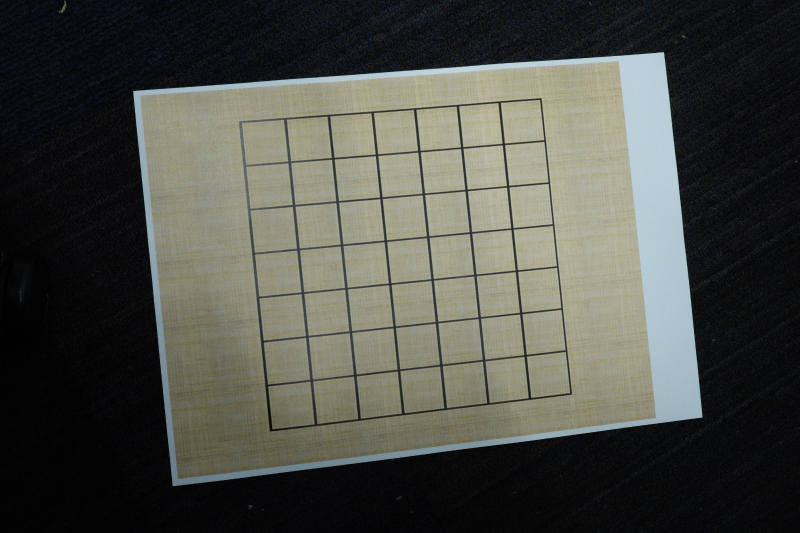
#> input picture 1.jpg, 1600 x 1066 px, given in place of the camera (shown at 1/2 size)
$ python findInputConstraintsForCam.py
#> lines starting #> are read from the running program, lines starting #| are printed output that depends on the picture; after the words box and inside, x2 and y2 are one past the last pixel; in counts of white or black regions, pixels touching at a corner belong together
import cv2
import numpy as np

CAM_INDEX = 1

WINDOW_ORIGINAL = "Original"
WINDOW_GRAY = "Gray"
WINDOW_TRESH = "Tresh"
WINDOW_TRANSFORMED = "Transformed"
WINDOW_CROPPED = "Cropped"

cv2.namedWindow(WINDOW_ORIGINAL)
cv2.namedWindow(WINDOW_GRAY)
cv2.namedWindow(WINDOW_TRESH)
cv2.namedWindow(WINDOW_TRANSFORMED)
cv2.namedWindow(WINDOW_CROPPED)

cv2.moveWindow(WINDOW_ORIGINAL, 0, 0)
cv2.moveWindow(WINDOW_GRAY, 400, 0)
cv2.moveWindow(WINDOW_TRESH, 800, 0)
cv2.moveWindow(WINDOW_TRANSFORMED, 0, 330)
cv2.moveWindow(WINDOW_CROPPED, 399, 330)

# [40 lines left out: function perspectiveTransform, not called in this run]

def imagePerspectiveTransform(frame, thresh):
    cnts = cv2.findContours(thresh, cv2.RETR_EXTERNAL, cv2.CHAIN_APPROX_SIMPLE)
    cnts = cnts[0] if len(cnts) == 2 else cnts[1]

    for c in cnts:
            area = cv2.contourArea(c)
            peri = cv2.arcLength(c, True)
            approx = cv2.approxPolyDP(c, 0.015 * peri, True)

            # For finding a proper area constraint after changing input image's resolution or the board size.
            if len(approx) == 4:
                print("Current area is " + str(area) + ".")

            # Comment out this if the constraint is not determined yet
            if 60000 < area < 100000 and len(approx) == 4:
                transformed = perspectiveTransform(frame, approx)
                return cv2.resize(transformed, (300, 300))

            return None

capture = cv2.VideoCapture(CAM_INDEX)

if capture.isOpened():
    captureVal, frame = capture.read()
#> frame is the input picture: shape (1066, 1600, 3); mean B, G, R 70.7, 77.6, 76.4
else:
    captureVal = False
    print("Cannot open the camera of index " + str(CAM_INDEX) + ".")

while captureVal:
    gray = cv2.cvtColor(frame, cv2.COLOR_BGR2GRAY)
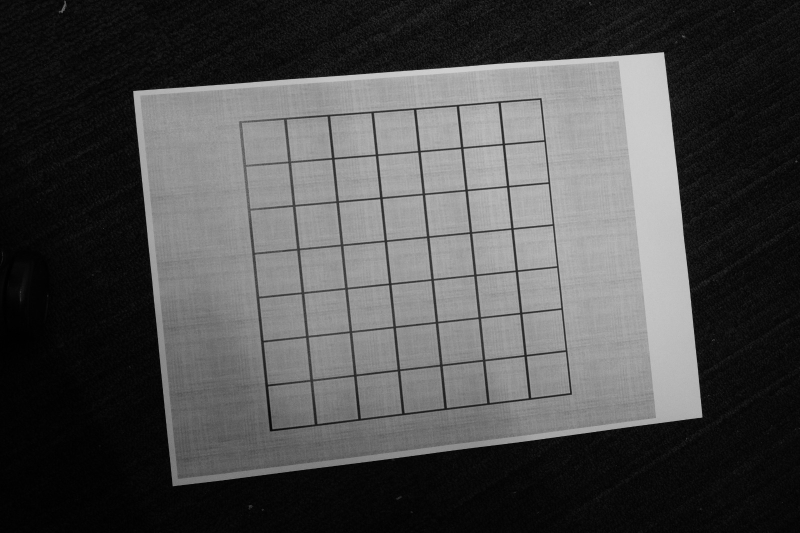
#> gray: shape (1066, 1600) (shown at 1/2 size); min 0, max 212, mean 76.4
    thresh = cv2.threshold(gray,40,255, cv2.THRESH_BINARY_INV)[1]
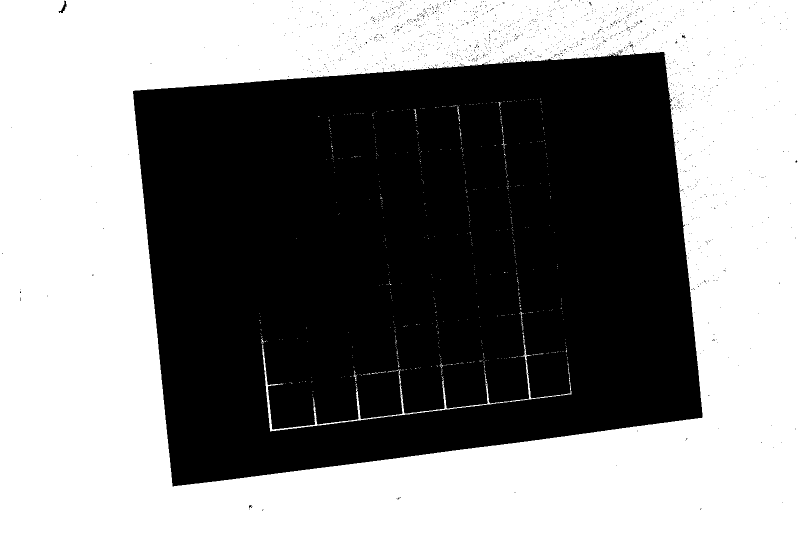
#> thresh: shape (1066, 1600) (shown at 1/2 size); 52.1% white; 1525 black regions (1520 under 20 px)

    frame = cv2.resize(frame, (400, 300))
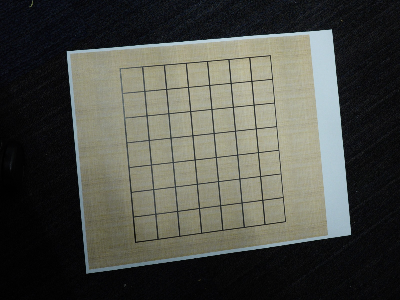
#> frame: shape (300, 400, 3); mean B, G, R 70.6, 77.5, 76.2
    gray = cv2.resize(gray, (400, 300))
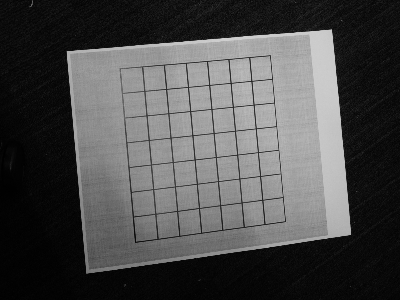
#> gray: shape (300, 400); min 0, max 208, mean 76.3
    thresh = cv2.resize(thresh, (400, 300))
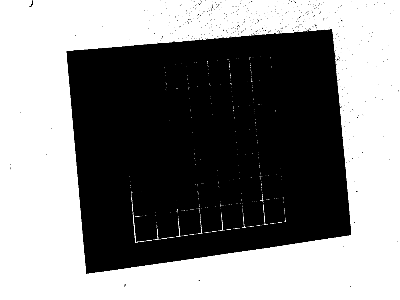
#> thresh: shape (300, 400); min 0, max 255, mean 132.9

    transformed = imagePerspectiveTransform(frame, thresh)
#> in imagePerspectiveTransform, `cnts = cv2.findContours(thresh, cv2.RETR_EXTERNAL, cv2.CHAIN_APPROX_SI..`: cnts = 1 contour; box (x1, y1, x2, y2) and area: (0, 0, 400, 300) 119301
#> in imagePerspectiveTransform, `cnts = cnts[0] if len(cnts) == 2 else cnts[1]`: cnts = [[[0, 0], [0, 299], [399, 299], [399, 0]]]
#> the loop in imagePerspectiveTransform, `for c in cnts:` made 1 pass
#> (area, peri, approx) on pass 1: (119301, 1396, [[0, 0], [0, 299], [399, 299], [399, 0]])
#| Current area is 119301.0.

    cv2.imshow(WINDOW_ORIGINAL, frame)
    cv2.imshow(WINDOW_GRAY, gray)
    cv2.imshow(WINDOW_TRESH, thresh)

    # Comment out this if the constraint is not determined yet
    if transformed is not None:
        # Determine how much should be cropped
        cropped = transformed[5:295, 5:295]
        cropped = cv2.resize(cropped, (300, 300))
        cv2.imshow(WINDOW_TRANSFORMED, transformed)
        cv2.imshow(WINDOW_CROPPED, cropped)

    captureVal, frame = capture.read()

    if cv2.waitKey(1) == 27: break # Exit on ESC
#> (key Esc is pressed here)

cv2.destroyAllWindows()

$ run again, on 2.jpg
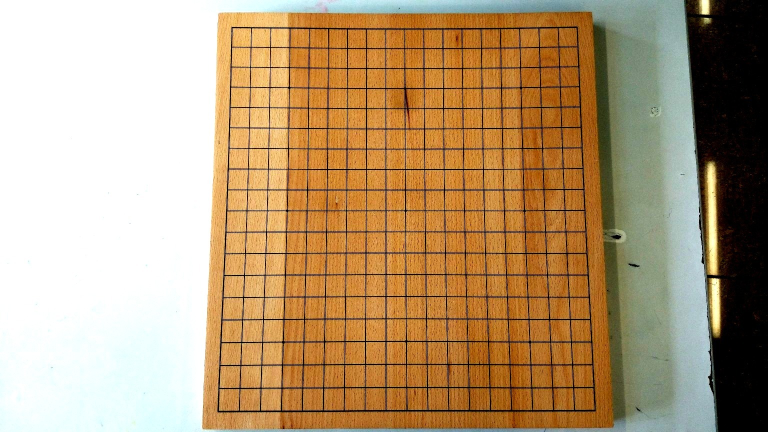
#> input picture 2.jpg, 1536 x 864 px, given in place of the camera (shown at 1/2 size)
#> frame is the input picture: shape (864, 1536, 3); mean B, G, R 117.6, 153.6, 181.1
#> `thresh = cv2.threshold(gray,40,255, cv2.THRESH_BINARY_INV)[1]`:
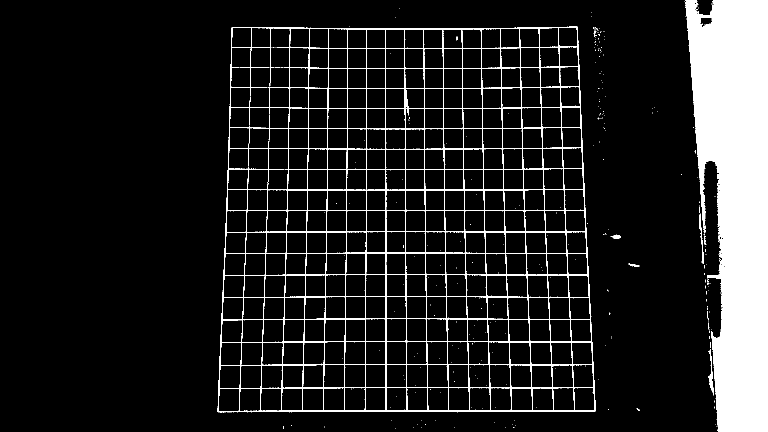
#> thresh: shape (864, 1536) (shown at 1/2 size); 11.3% white; 294 white regions (284 under 20 px)
#> frame: shape (300, 400, 3)
#> `thresh = cv2.resize(thresh, (400, 300))`:
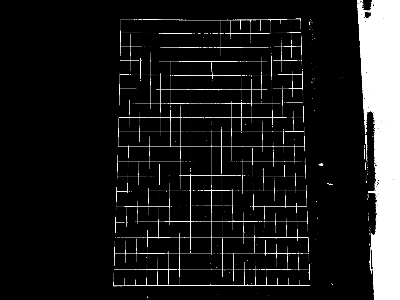
#> thresh: shape (300, 400); min 0, max 255, mean 28.3
#> cnts = 59 contours, 57 with area under 20; largest, box (x1, y1, x2, y2) and area: (113, 18, 311, 287) 36392, (357, 0, 400, 300) 9140
#> the loop in imagePerspectiveTransform, `for c in cnts:` made 1 pass
#> (area, peri, approx) on pass 1: (0, 2, [[147, 296], [147, 297]])

$ run again, on 3.jpg
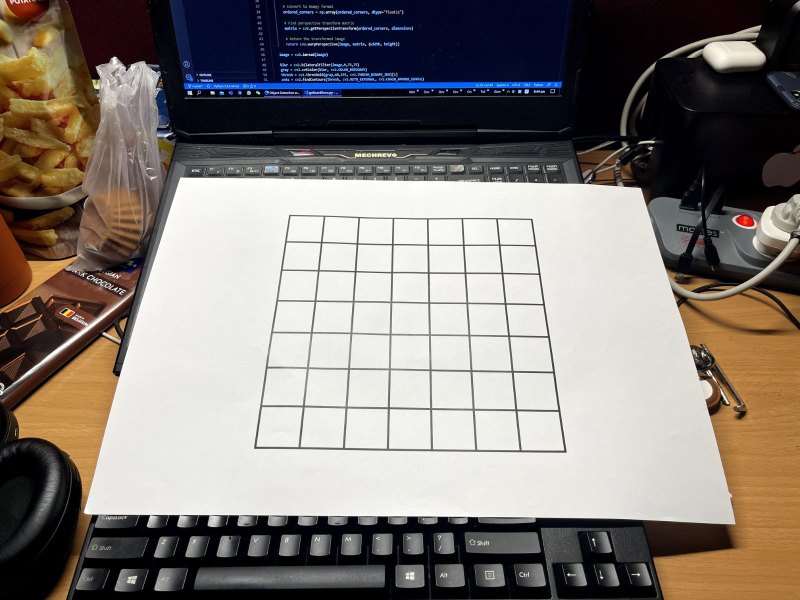
#> input picture 3.jpg, 1600 x 1200 px, given in place of the camera (shown at 1/2 size)
#> frame is the input picture: shape (1200, 1600, 3); mean B, G, R 118.5, 123.9, 130.7
#> `thresh = cv2.threshold(gray,40,255, cv2.THRESH_BINARY_INV)[1]`:
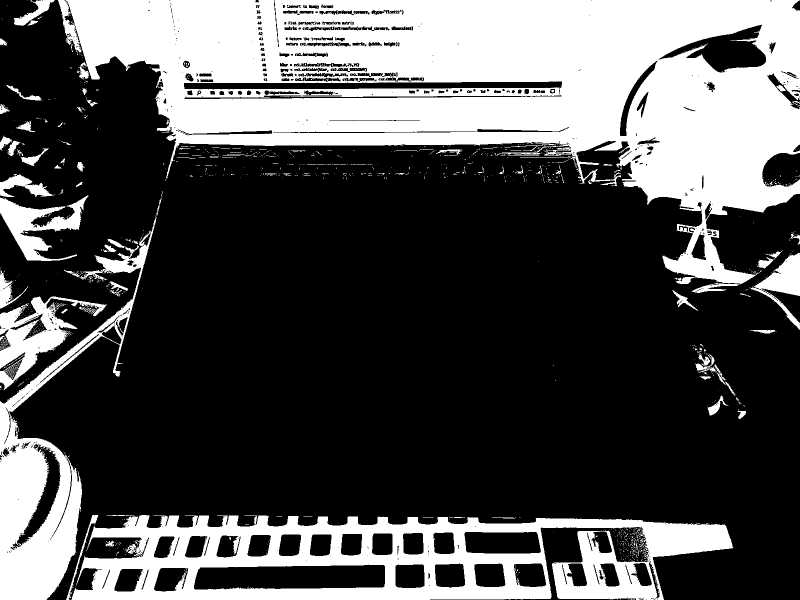
#> thresh: shape (1200, 1600) (shown at 1/2 size); 31.9% white; 1295 white regions (1200 under 20 px)
#> frame: shape (300, 400, 3)
#> `thresh = cv2.resize(thresh, (400, 300))`:
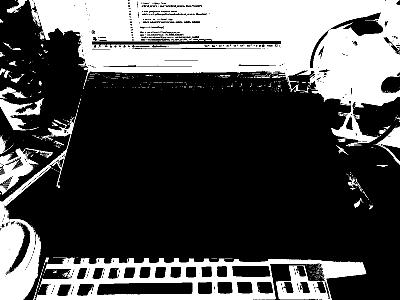
#> thresh: shape (300, 400); min 0, max 255, mean 81.5
#> cnts = 165 contours, 152 with area under 20; largest, box (x1, y1, x2, y2) and area: (29, 0, 400, 147) 27710, (33, 257, 367, 300) 10956, (0, 109, 78, 300) 3538, (0, 148, 53, 195) 926, (0, 87, 44, 131) 622
#> the loop in imagePerspectiveTransform, `for c in cnts:` made 1 pass
#> (area, peri, approx) on pass 1: (0, 0, [[309, 275]])

$ run again, on 5.jpg
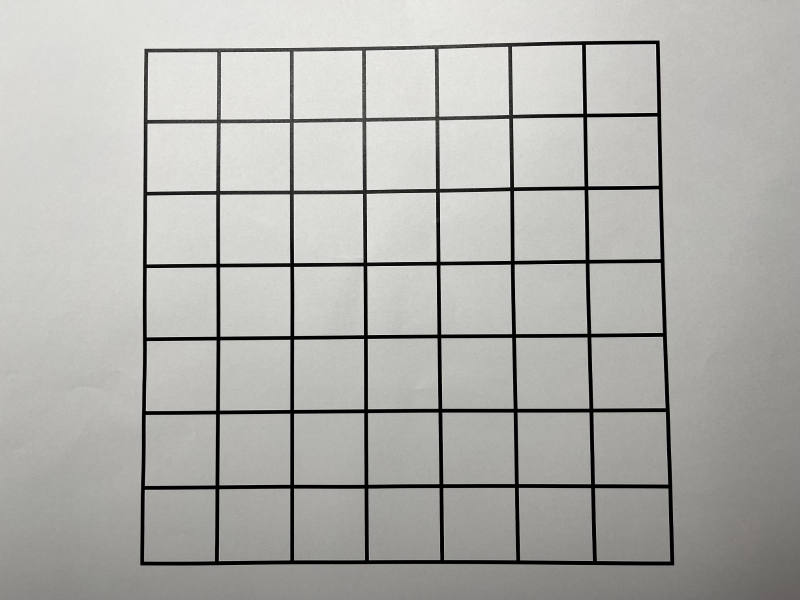
#> input picture 5.jpg, 1600 x 1199 px, given in place of the camera (shown at 1/2 size)
#> frame is the input picture: shape (1199, 1600, 3); mean B, G, R 172.5, 176.6, 176.7
#> `thresh = cv2.threshold(gray,40,255, cv2.THRESH_BINARY_INV)[1]`:
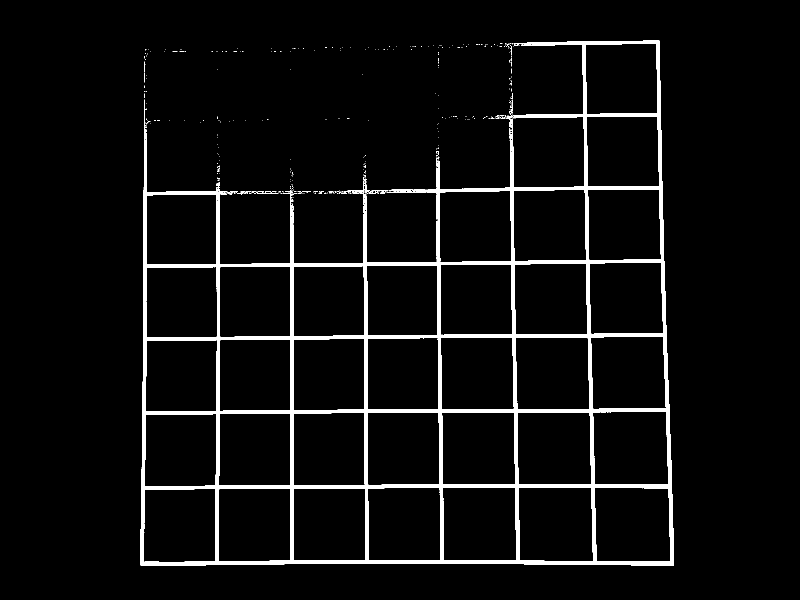
#> thresh: shape (1199, 1600) (shown at 1/2 size); 4.8% white; 343 white regions (332 under 20 px)
#> frame: shape (300, 400, 3)
#> `thresh = cv2.resize(thresh, (400, 300))`:
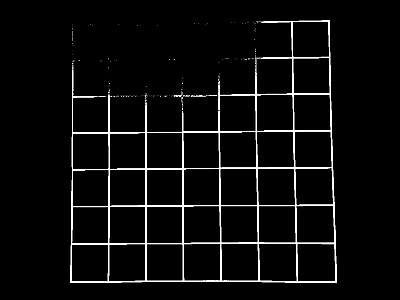
#> thresh: shape (300, 400); min 0, max 255, mean 12.1
#> cnts = 58 contours, 57 with area under 20; largest, box (x1, y1, x2, y2) and area: (70, 20, 337, 283) 50640
#> the loop in imagePerspectiveTransform, `for c in cnts:` made 1 pass
#> (area, peri, approx) on pass 1: (0, 0, [[169, 95]])
